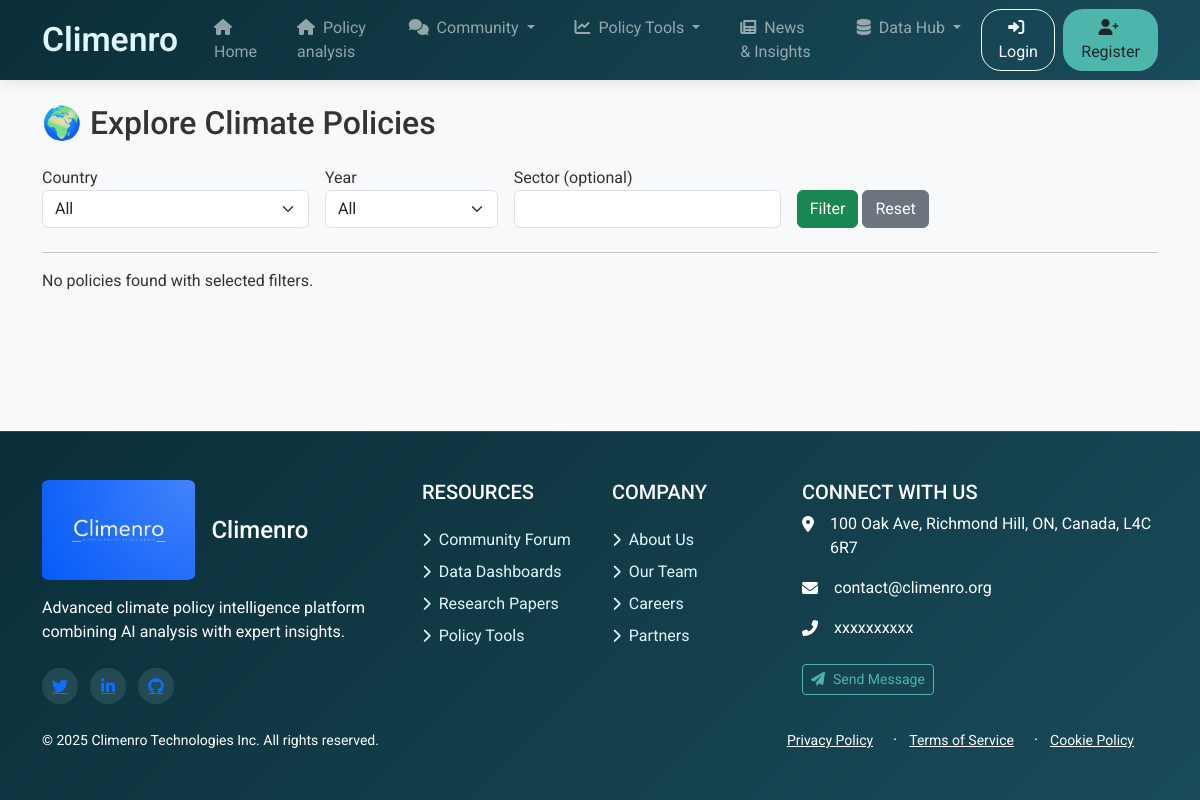
/analysis/explore/, run on an earlier commit of the app's database.
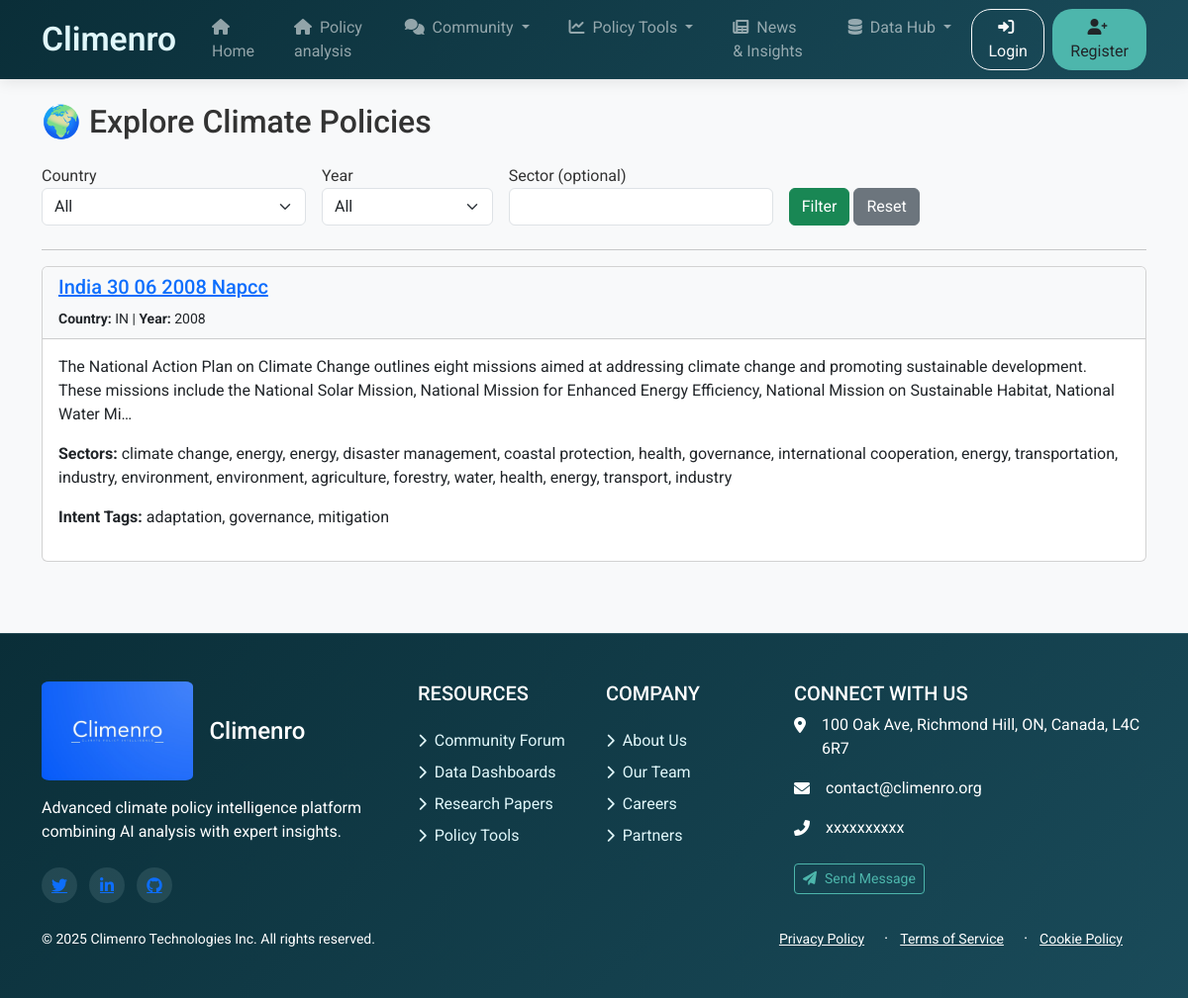
And on a later commit of the database.
### policy_analysis/models.py (models this page shows, shortened)
class Policy(models.Model):
    policy_id = models.CharField(max_length=100, unique=True)
    title = models.CharField(max_length=255)
    summary = models.TextField(blank=True, null=True)
    year = models.IntegerField()
    date_of_issuance = models.DateField()
    country = models.CharField(max_length=100)
    document_type = models.CharField(max_length=100)
    is_fundamental = models.BooleanField(default=False)
    has_children = models.BooleanField(default=False)
    num_sections = models.IntegerField(default=0)
    sectors = models.JSONField(blank=True, null=True)
    sub_sectors = models.JSONField(blank=True, null=True)
    intent_tags = models.JSONField(blank=True, null=True)
    policy_tools = models.JSONField(blank=True, null=True)
    responsible_ministries = models.JSONField(blank=True, null=True)
    linked_documents = models.JSONField(blank=True, null=True)

### policy_analysis/views.py (the view)
# urls.py: path('explore/', views.explore_metadata, name='explore_metadata'),
def explore_metadata(request):
    country = request.GET.get('country', '').strip()
    year = request.GET.get('year', '').strip()
    sector = request.GET.get('sector', '').strip()
    policies = list(Policy.objects.all())
    if country:
        policies = [p for p in policies if p.country.lower() == country.lower()]
    if year:
        try:
            y = int(year)
            policies = [p for p in policies if p.year == y]
        except ValueError:
            pass
    if sector:
        sector_lower = sector.lower()
        policies = [p for p in policies if p.sectors and any(sector_lower in s.lower() for s in p.sectors)]
    countries = Policy.objects.values_list('country', flat=True).distinct()
    years = Policy.objects.values_list('year', flat=True).distinct()
    context = {
        'policies': policies,
        'countries': countries,
        'years': years,
    }
    return render(request, 'policy_analysis/explore.html', context)

### policy_analysis/templates/policy_analysis/explore.html (shortened to what this page needs)
{% extends "forum/base.html" %}
{% block content %}
<h2 class="mb-4">🌍 Explore Climate Policies</h2>
<form method="get" class="row g-3 mb-4">
    <div class="col-md-3">
        <label>Country</label>
        <select name="country" class="form-select">
            <option value="">All</option>
        </select>
    </div>
    <div class="col-md-2">
        <label>Year</label>
        <select name="year" class="form-select">
            <option value="">All</option>
        </select>
    </div>
    <div class="col-md-3">
        <label>Sector (optional)</label>
        <input type="text" name="sector" class="form-control" value="{{ request.GET.sector }}">
    </div>
    <div class="col-md-4 align-self-end">
        <button type="submit" class="btn btn-success">Filter</button>
        <a href="{% url 'explore_metadata' %}" class="btn btn-secondary">Reset</a>
    </div>
</form>
<hr>
{% if policies %}
    {% for p in policies %}
        <div class="card mb-4">
            <div class="card-header bg-light">
                <h5>
                    <a href="{% url 'policy_detail' policy_id=p.policy_id %}">
                        {{ p.title }}
                    </a>
                </h5>
                <small><strong>Country:</strong> {{ p.country }} | <strong>Year:</strong> {{ p.year }}</small>
            </div>
            <div class="card-body">
                <p>{{ p.summary|truncatechars:300 }}</p>
                {% if p.sectors %}<p><strong>Sectors:</strong> {{ p.sectors|join:", " }}</p>{% endif %}
                {% if p.intent_tags %}<p><strong>Intent Tags:</strong> {{ p.intent_tags|join:", " }}</p>{% endif %}
            </div>
        </div>
    {% endfor %}
{% else %}
    <p>No policies found with selected filters.</p>
{% endif %}
{% endblock %}

What changed in the data, as far as the page shows it:
added Policy: title "India 30 06 2008 Napcc", country "IN", year "2008", summary "The National Action Plan on Climate Change outlines eight missions aimed at addressing climate change and promoting sustainable development. These missions include the National Solar Mission, National Mission for Enhanced Energy Efficiency, National Mission on Sustainable Habitat, National Water Mi…", sectors "climate change, energy, energy, disaster management, coastal protection, health, governance, international cooperation, energy, transportation, industry, environment, environment, agriculture, forestry, water, health, energy, transport, industry", intent_tags "adaptation, governance, mitigation"
Also different on the page:
text no longer shown: "No policies found with selected filters."
